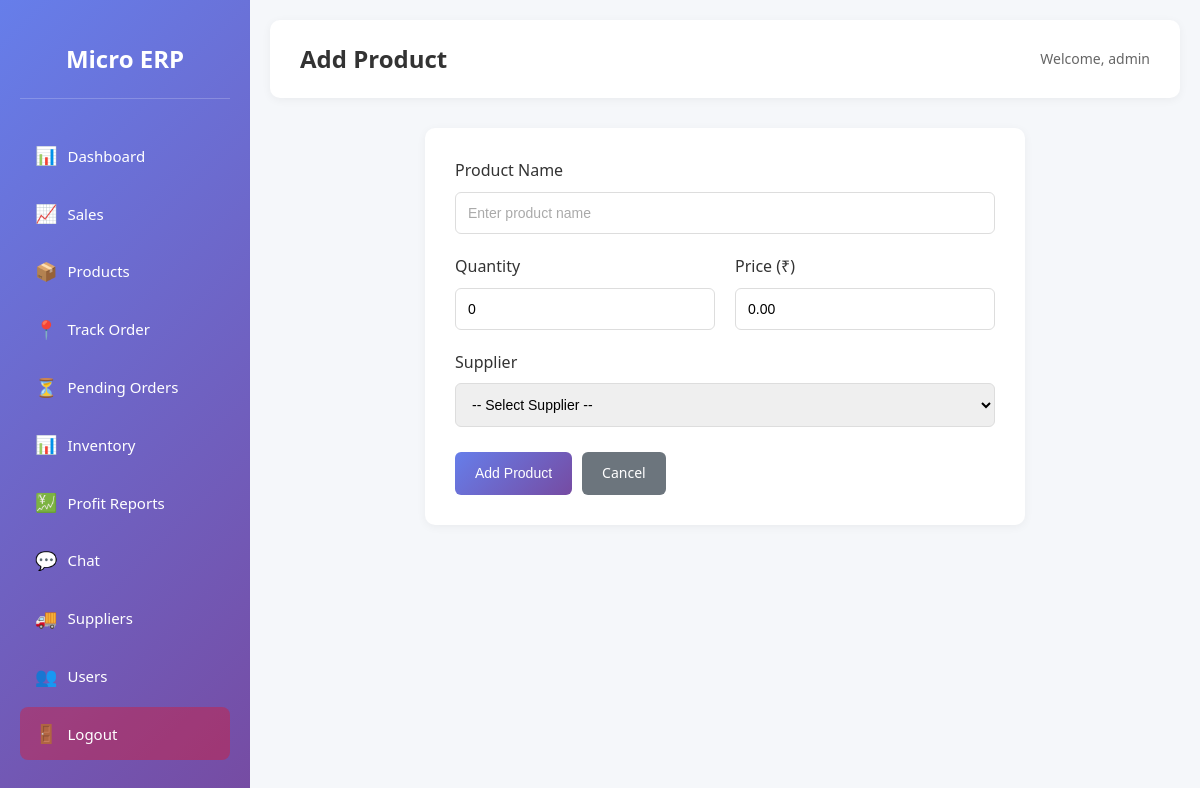
Page /products/edit/70 (signed in) on the earlier database version.
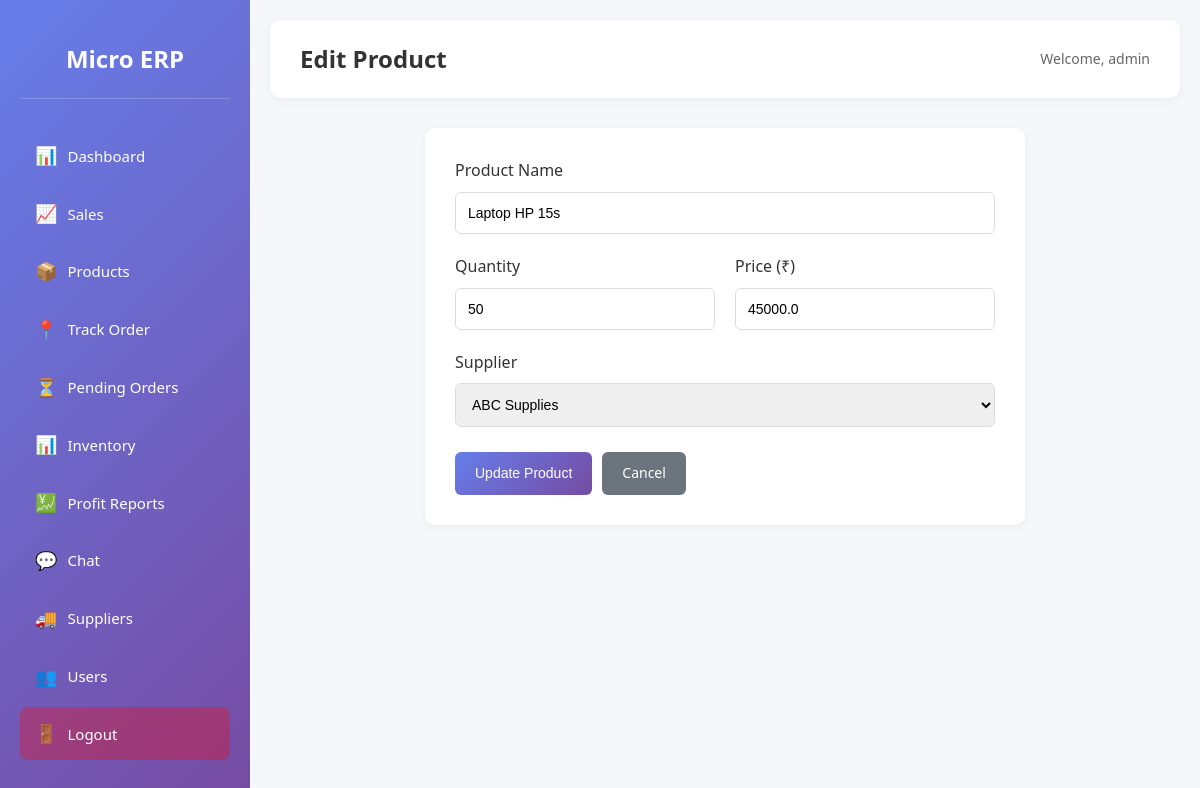
Same page on the later database version.
### tables this page shows
CREATE TABLE products (
    id INTEGER PRIMARY KEY AUTOINCREMENT,
    name TEXT NOT NULL,
    quantity INTEGER DEFAULT 0,
    price REAL DEFAULT 0,
    supplier_id INTEGER,
    FOREIGN KEY (supplier_id) REFERENCES suppliers (id)
);

CREATE TABLE suppliers (
    id INTEGER PRIMARY KEY AUTOINCREMENT,
    name TEXT NOT NULL,
    contact TEXT,
    email TEXT,
    phone TEXT,
    user_id INTEGER,
    FOREIGN KEY (user_id) REFERENCES users (id)
);

### app.py (the view, shortened to what this page needs)
@app.route('/products/edit/<int:id>', methods=['GET', 'POST'])
@login_required
@role_required(['admin', 'manager'])
def edit_product(id):
    conn = get_db_connection()
    suppliers = conn.execute('SELECT * FROM suppliers').fetchall()
    product = conn.execute('SELECT * FROM products WHERE id = ?', (id,)).fetchone()
    conn.close()
    return render_template('add_product.html', suppliers=suppliers, product=product)

### app.py (called while the page is built)
def get_db_connection():
    conn = sqlite3.connect(DB_PATH)
    conn.row_factory = sqlite3.Row
    return conn

def login_required(f):
    @wraps(f)
    def decorated_function(*args, **kwargs):
        if 'user_id' not in session:
            flash('Please log in first.', 'error')
            return redirect(url_for('login'))
        return f(*args, **kwargs)
    return decorated_function

def role_required(roles):
    def decorator(f):
        @wraps(f)
        def decorated_function(*args, **kwargs):
            if 'role' not in session or session['role'] not in roles:
                flash('You do not have permission to access this page.', 'error')
                return redirect(url_for('dashboard'))
            return f(*args, **kwargs)
        return decorated_function
    return decorator

### templates/add_product.html (shortened to what this page needs)
{% extends "base.html" %}
{% block header %}{% if product %}Edit{% else %}Add{% endif %} Product{% endblock %}
{% block content %}
<div class="form-container">
    <form method="POST" action="" class="data-form">
        <div class="form-group">
            <label for="name">Product Name</label>
            <input type="text" id="name" name="name" required value="{{ product.name if product else '' }}" placeholder="Enter product name">
        </div>
        <div class="form-row">
            <div class="form-group">
                <label for="quantity">Quantity</label>
                <input type="number" id="quantity" name="quantity" required min="0" value="{{ product.quantity if product else '0' }}" placeholder="0">
            </div>
            <div class="form-group">
<label for="price">Price (₹)</label>
                <input type="number" id="price" name="price" required min="0" step="0.01" value="{{ product.price if product else '0.00' }}" placeholder="0.00">
            </div>
        </div>
        <div class="form-group">
            <label for="supplier_id">Supplier</label>
            <select id="supplier_id" name="supplier_id">
                <option value="">-- Select Supplier --</option>
                {% for supplier in suppliers %}
                <option value="{{ supplier.id }}" {% if product and product.supplier_id == supplier.id %}selected{% endif %}>
                    {{ supplier.name }}
                </option>
                {% endfor %}
            </select>
        </div>
        <div class="form-actions">
            <button type="submit" class="btn btn-primary">{% if product %}Update{% else %}Add{% endif %} Product</button>
            <a href="{{ url_for('products') }}" class="btn btn-secondary">Cancel</a>
        </div>
    </form>
</div>
{% endblock %}

Differences in the rows shown:
added products: name "Laptop HP 15s", quantity "50", price "45000.0", supplier_id "ABC Supplies"
Other differences:
form field quantity: "0" → (not shown)
form field price: "0.00" → (not shown)
form field supplier_id: "-- Select Supplier --" → (not shown)
text no longer shown: "Add Add"
text now shown: "Edit Update"
